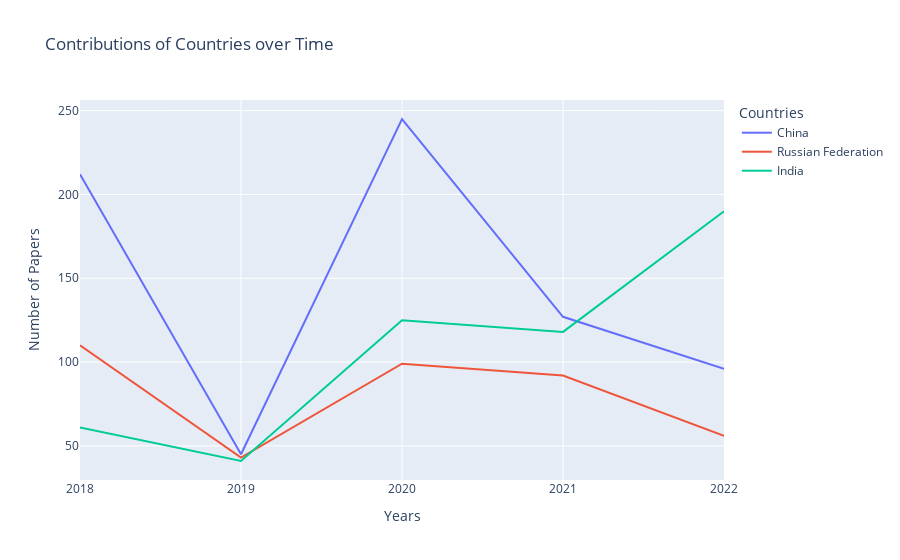

This figure's notebook cell:
### Markdown cell above
Russia is one of the original space nations. Due to the Russian Invasion of Ukraine, Russia has become much more isolated recently. This can be seen by the decreasing number of submissions in 2022. Interestingly, for all three countries, the IAC in 2019 (Washington D.C.) was the lowest point in the five year period. This must have been the least accessible place for them, possibly due to visa-issues. China, an emerging space nation like India, has significantly decreased its contributions, whereas India is growing its engagement.

### Code cell
graph_compare_country(["China", "India", "Russian Federation"])

### Figure 1 — Plotly figure (JSON) as saved in the notebook; plotly's stock layout.template omitted (floating-point values rounded to 4 significant figures)
{"data": [{"hovertemplate": "Countries=China<br>Years=%{x}<br>Number of Papers=%{y}<extra></extra>", "legendgroup": "China", "line": {"color": "#636efa", "dash": "solid"}, "marker": {"symbol": "circle"}, "mode": "lines", "name": "China", "orientation": "v", "showlegend": true, "type": "scatter", "x": ["2018", "2019", "2020", "2021", "2022"], "xaxis": "x", "y": [212, 45, 245, 127, 96], "yaxis": "y"}, {"hovertemplate": "Countries=Russian Federation<br>Years=%{x}<br>Number of Papers=%{y}<extra></extra>", "legendgroup": "Russian Federation", "line": {"color": "#EF553B", "dash": "solid"}, "marker": {"symbol": "circle"}, "mode": "lines", "name": "Russian Federation", "orientation": "v", "showlegend": true, "type": "scatter", "x": ["2018", "2019", "2020", "2021", "2022"], "xaxis": "x", "y": [110, 43, 99, 92, 56], "yaxis": "y"}, {"hovertemplate": "Countries=India<br>Years=%{x}<br>Number of Papers=%{y}<extra></extra>", "legendgroup": "India", "line": {"color": "#00cc96", "dash": "solid"}, "marker": {"symbol": "circle"}, "mode": "lines", "name": "India", "orientation": "v", "showlegend": true, "type": "scatter", "x": ["2018", "2019", "2020", "2021", "2022"], "xaxis": "x", "y": [61, 41, 125, 118, 190], "yaxis": "y"}], "layout": {"legend": {"title": {"text": "Countries"}, "tracegroupgap": 0}, "title": {"text": "Contributions of Countries over Time"}, "xaxis": {"anchor": "y", "domain": [0, 1], "title": {"text": "Years"}}, "yaxis": {"anchor": "x", "domain": [0, 1], "title": {"text": "Number of Papers"}}}}
